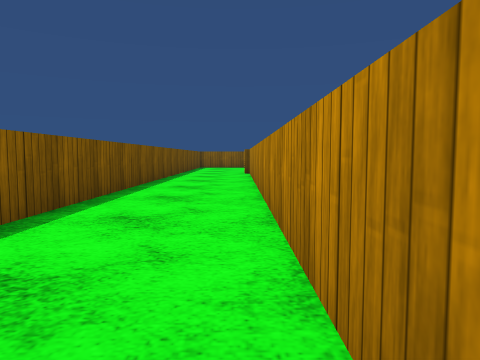
view 1 (above)

24 first-person views from a walk through a 3-D level made in the Unity game engine. The camera is 0.72 m above the floor, tilts 4° down and sees 70° across. The floor is counted in squares, 1 m on a side. Each view is taken from the middle of a square. On the plan, view 1 faces up. The plan holds only what a view shows up to about 11 squares ahead; the rest is blank. The place goes on beyond the plan. Surface patterns are stand-ins for the level's own textures.

view 2
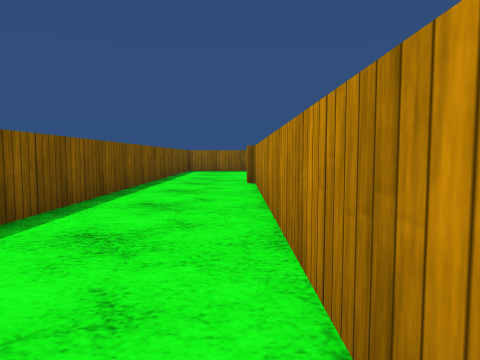

view 3
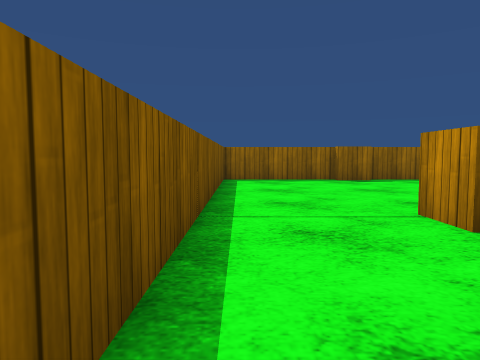

view 4
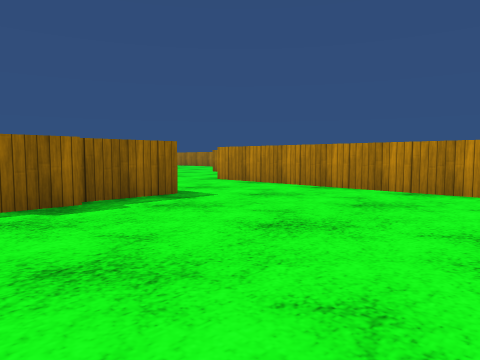

view 5
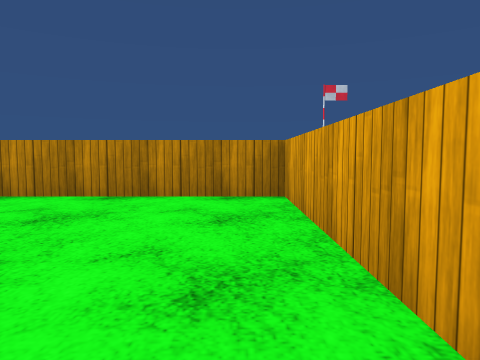

view 6
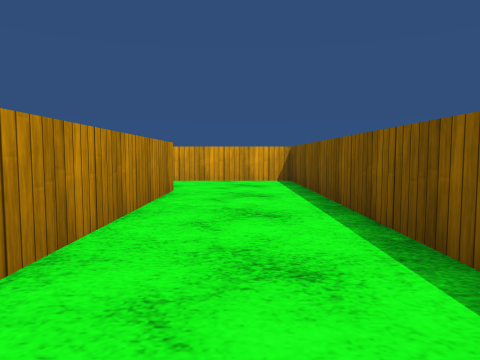

view 7
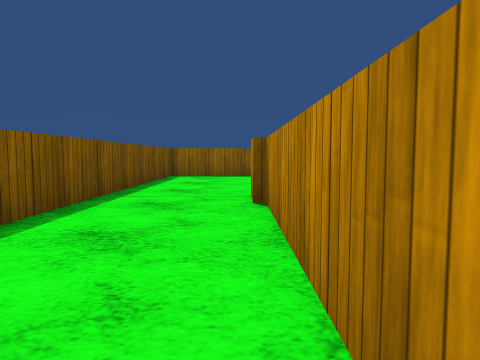

view 8
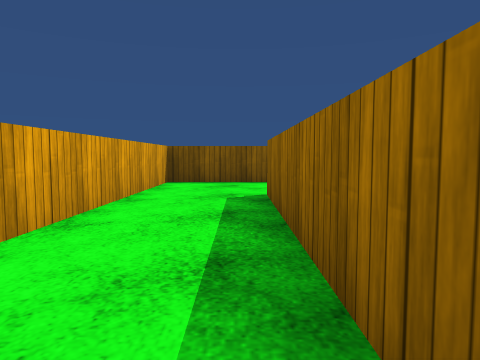

view 9
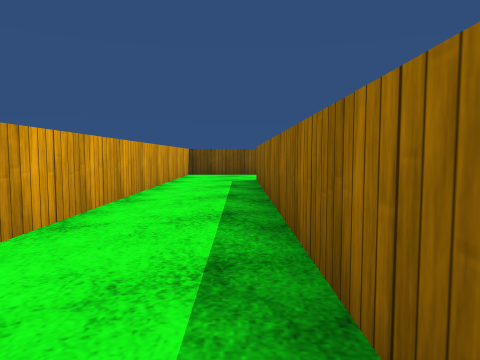

view 10
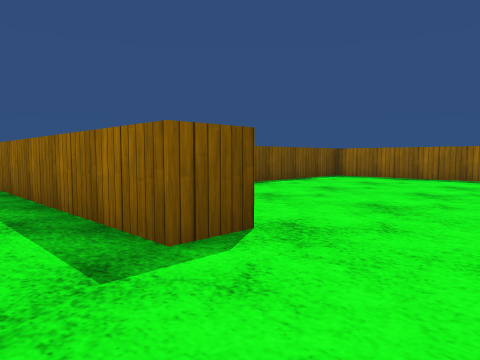

view 11
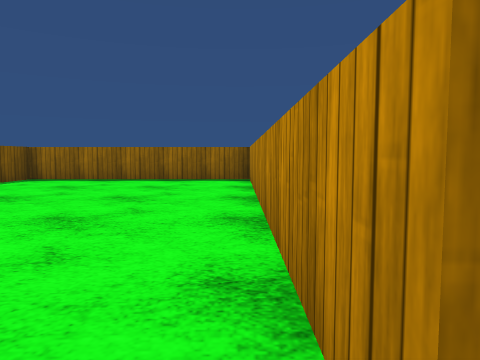

view 12
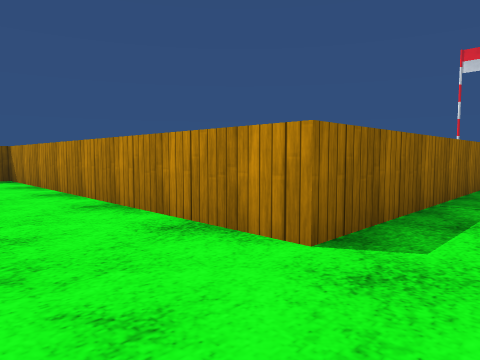

view 13
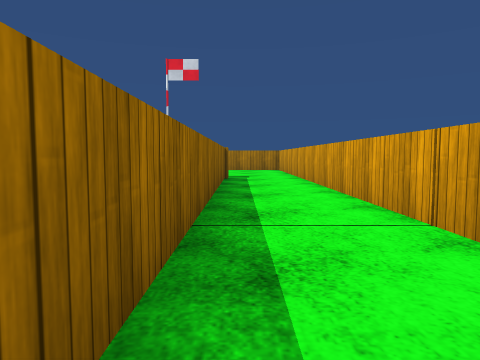

view 14
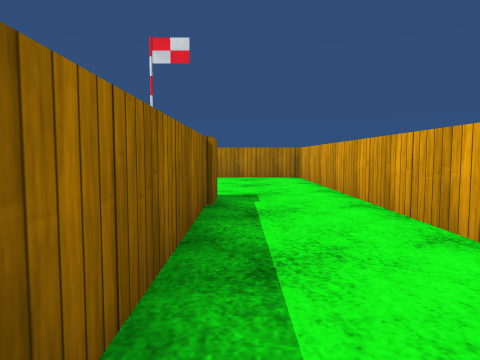

view 15
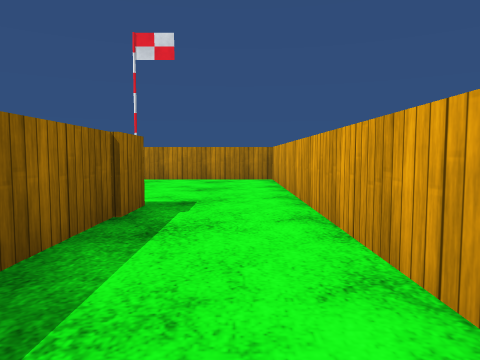

view 16
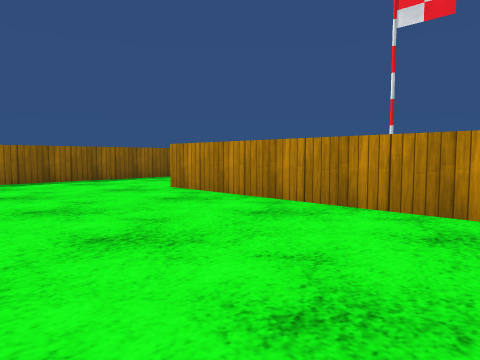

view 17
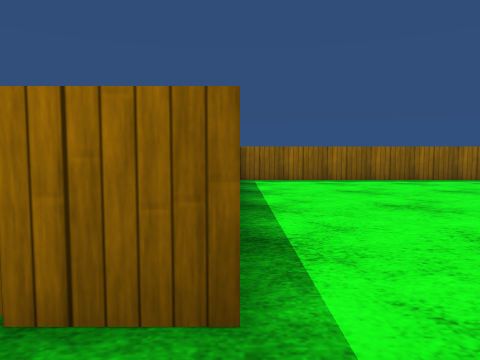

view 18
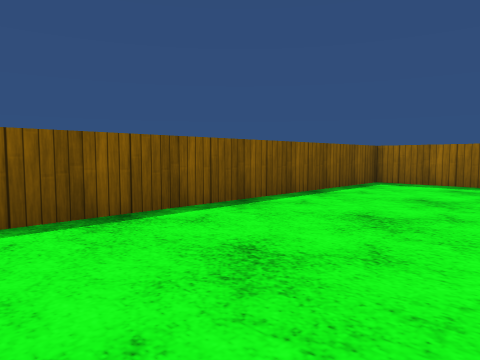

view 19
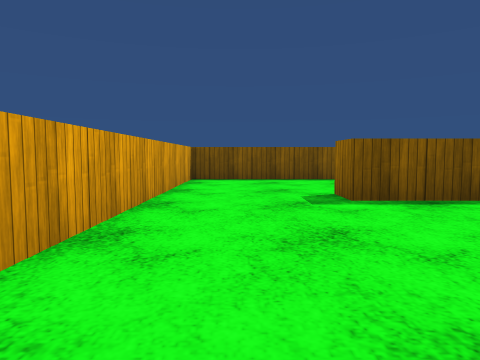

view 20
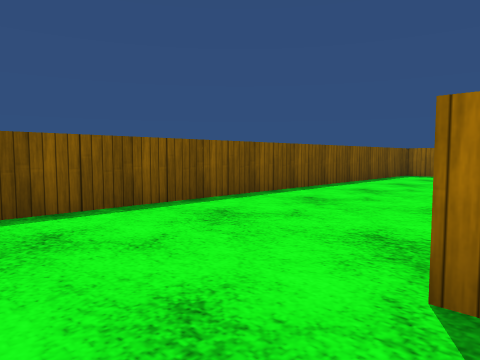

view 21
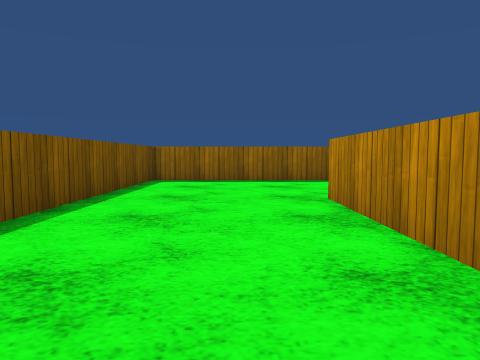

view 22
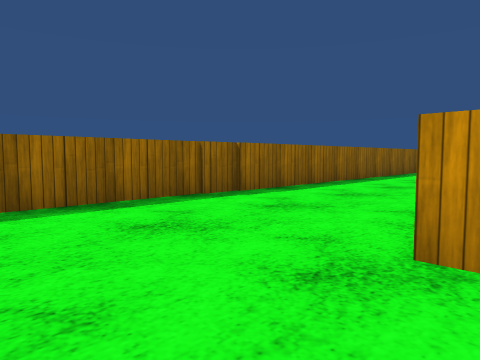

view 23
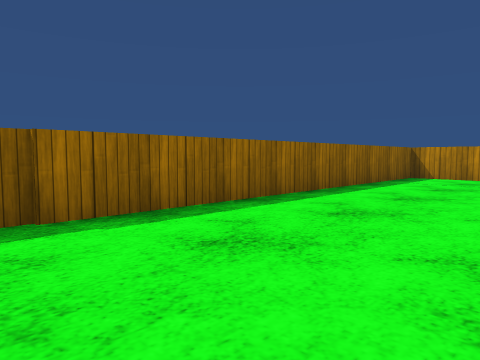

view 24
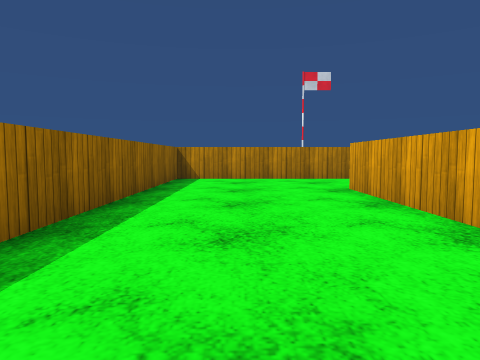

### Floor plan
Points are (right, up) in squares from view 1. A wall is a line through its corners. A room is listed if a view was taken in it or the views show most of it. See-through windows are left out.
Room 1 (views 1, 2, 3, 4, 5, 6, 7)
walls: (0.2, 14.1) (0.2, 15.2); (2, 15.2) (7.1, 15.2) (7.1, 23.5); (2, 21.2) (0.9, 21.2); (1, 21.5) (-2.5, 21.5) (-2.5, -4) (-0.5, -4); (3.9, 21.5) (2, 21.5); (0.4, -1.2) (0.4, 14.1)
ways out: opening at (0.5, -2.5) to room 2
Room 2 (views 8, 9, 11, 12, 13, 19, 20, 21, 22, 23, 24)
walls: (11.4, 9.6) (15.5, 9.6); (18.9, 8.5) (18.9, 14) (7, 14); (10.7, -0.4) (10.7, -1.5) (0.6, -1.5); (5.5, 6) (5.5, 9.9); (13.3, -1.5) (13.3, 8.6) (6.5, 8.6) (6.5, 2.8) (5.5, 2.8); (7.1, 14.2) (1.4, 14.2) (1.4, -0.5) (10, -0.5); (-0.5, -4) (8.2, -4)
ways out: opening at (0.5, -2.5) to room 1; opening at (12.5, -2.5) to room 3
Room 3 (views 10, 14, 15, 16, 17, 18)
walls: (32.2, 7.3) (25, 7.3) (25, -1.5) (13.3, -1.5); (15.8, -4) (30.5, -4) (30.5, 3.9)
ways out: opening at (12.5, -2.5) to room 2

Where each view was taken, in squares from view 1:
view 1: 0 up, 0 right, facing up
view 2: 5 up, 0 right, facing up
view 3: 11 up, 2 left, facing up
view 4: 16 up, 0 right, facing up-right
view 5: 16 up, 1 right, facing right
view 6: 6 up, 1 left, facing down
view 7: 9 up, 0 right, facing up
view 8: 2 down, 7 right, facing left
view 9: 2 down, 11 right, facing left
view 10: 3 down, 13 right, facing up-left
view 11: 2 down, 13 right, facing up
view 12: 3 down, 11 right, facing up-right
view 13: 2 down, 13 right, facing right
view 14: 2 down, 19 right, facing right
view 15: 3 down, 20 right, facing right
view 16: 3 down, 26 right, facing up-right
view 17: 3 down, 25 right, facing up
view 18: 2 down, 29 right, facing up-left
view 19: 1 up, 12 right, facing left
view 20: 1 up, 6 right, facing up-left
view 21: 4 up, 4 right, facing up
view 22: 9 up, 3 right, facing up-right
view 23: 10 up, 7 right, facing up-right
view 24: 12 up, 8 right, facing right
